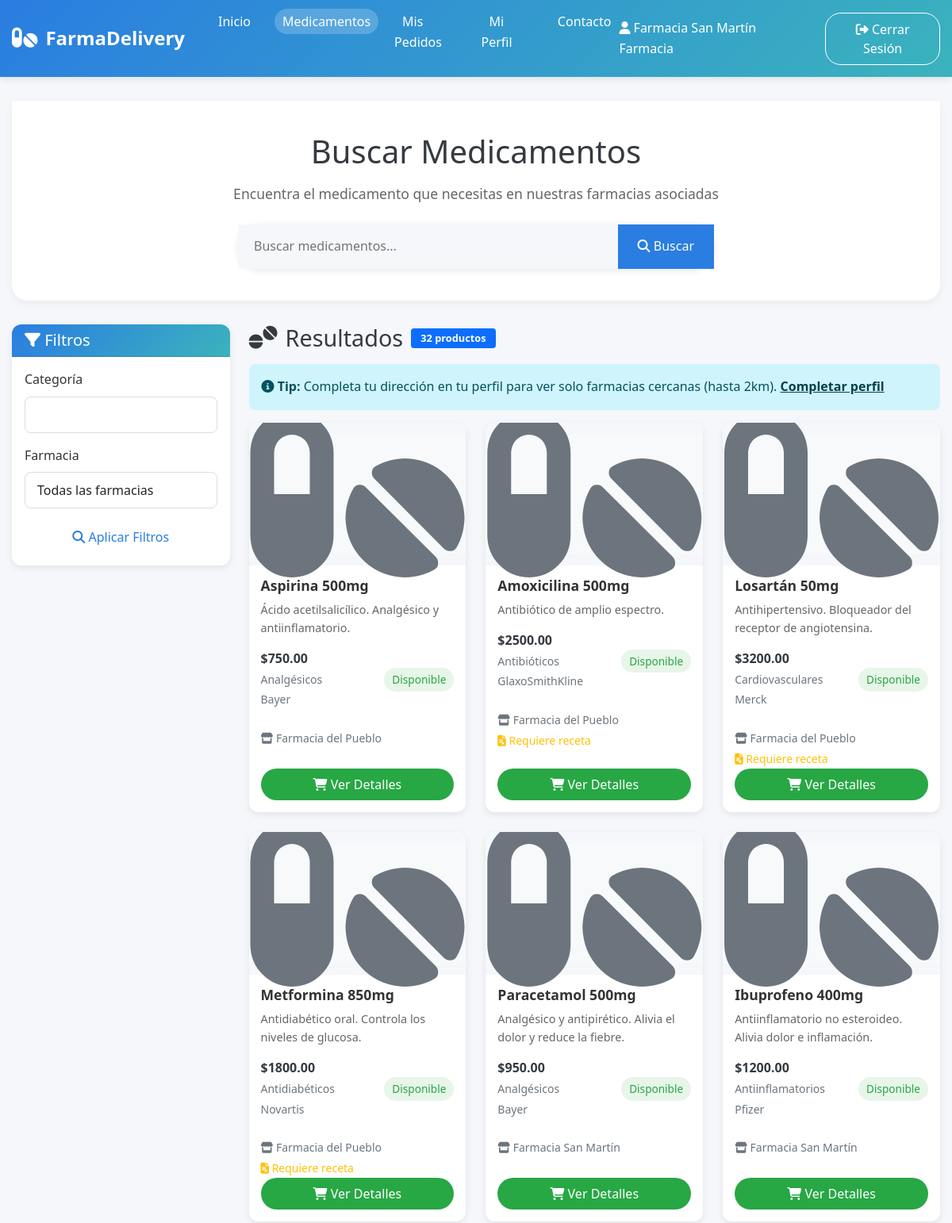
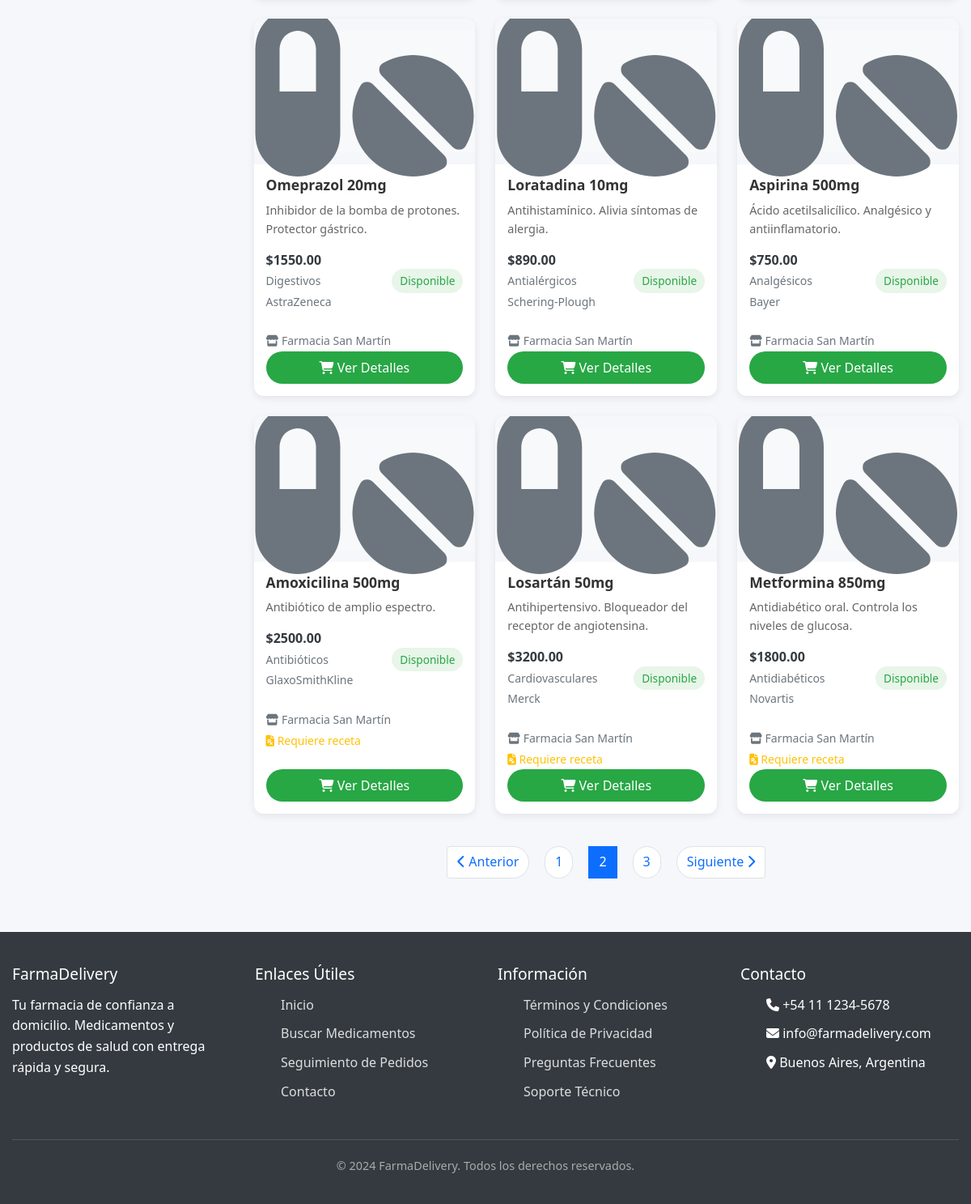
/buscar/?page=2 (signed in), run on the app's committed database (2 pictures, top to bottom).
### core/models.py (models this page shows, shortened)
class Producto(models.Model):
    nombre = models.CharField(max_length=200)
    descripcion = models.TextField(blank=True)
    imagen = models.ImageField(upload_to='productos/', null=True, blank=True, verbose_name="Imagen del Producto")
    precio_base = models.DecimalField(max_digits=10, decimal_places=2)
    codigo_barras = models.CharField(max_length=50, unique=True, blank=True)
    categoria = models.CharField(max_length=100, blank=True)
    laboratorio = models.CharField(max_length=100, blank=True)
    requiere_receta = models.BooleanField(default=False)
    stock_disponible = models.PositiveIntegerField(default=0)
    farmacia = models.ForeignKey(Farmacia, on_delete=models.CASCADE, related_name='productos')
    activo = models.BooleanField(default=True)
    fecha_creacion = models.DateTimeField(auto_now_add=True)
    class Meta:
        verbose_name = 'Producto'
        verbose_name_plural = 'Productos'

class Farmacia(models.Model):
    user = models.OneToOneField(User, on_delete=models.CASCADE, related_name='farmacia')
    nombre = models.CharField(max_length=100)
    direccion = models.ForeignKey(Direccion, on_delete=models.CASCADE)
    matricula = models.CharField(max_length=20, unique=True)
    cuit = models.CharField(
        max_length=13,
        unique=True,
        validators=[
            MinLengthValidator(11),
            RegexValidator(r'^\d+$', 'El CUIT debe contener solo números')
        ]
    )
    obras_sociales_aceptadas = models.ManyToManyField(ObraSocial, blank=True, related_name='farmacias')
    telefono = models.CharField(max_length=20)
    email_contacto = models.EmailField()
    horario_apertura = models.TimeField()
    horario_cierre = models.TimeField()
    activa = models.BooleanField(default=True)
    rol = models.CharField(max_length=20, choices=Rol.choices, default=Rol.FARMACIA)
    class Meta:
        verbose_name = 'Farmacia'
        verbose_name_plural = 'Farmacias'

### core/views.py (the view)
# urls.py: path('buscar/', views.buscar_productos, name='buscar_productos'),
@login_required
def buscar_productos(request):
    form = BusquedaProductoForm(request.GET)
    productos = Producto.objects.filter(activo=True)
    try:
        cliente = Cliente.objects.get(user=request.user)
        direccion_cliente = cliente.direccion
    except Cliente.DoesNotExist:
        direccion_cliente = None
    if form.is_valid():
        busqueda = form.cleaned_data.get('busqueda')
        categoria = form.cleaned_data.get('categoria')
        farmacia = form.cleaned_data.get('farmacia')
        if busqueda:
            productos = productos.filter(nombre__icontains=busqueda)
        if categoria:
            productos = productos.filter(categoria__icontains=categoria)
        if farmacia:
            productos = productos.filter(farmacia=farmacia)
    productos_cercanos = []
    if direccion_cliente and direccion_cliente.latitud and direccion_cliente.longitud:
        farmacias_cercanas = Farmacia.farmacias_cercanas(direccion_cliente, radio_km=2)
        farmacias_ids = [f['farmacia'].id for f in farmacias_cercanas]
        productos = productos.filter(farmacia_id__in=farmacias_ids)
        for producto in productos:
            distancia = producto.farmacia.distancia_a_cliente(direccion_cliente)
            productos_cercanos.append({
                'producto': producto,
                'distancia': round(distancia, 2) if distancia else None
            })
    else:
        productos_cercanos = [{'producto': p, 'distancia': None} for p in productos]
    paginator = Paginator(productos_cercanos, 12)
    page_number = request.GET.get('page')
    page_obj = paginator.get_page(page_number)
    context = {
        'form': form,
        'productos': page_obj,
        'total_resultados': len(productos_cercanos),
        'direccion_cliente': direccion_cliente,
        'filtro_distancia': direccion_cliente and direccion_cliente.latitud and direccion_cliente.longitud,
    }
    return render(request, 'core/buscar_productos.html', context)

### core/templates/core/buscar_productos.html (shortened to what this page needs)
{% extends 'core/base.html' %}
{% load static %}
{% block content %}
<section class="hero">
    <h1>Buscar Medicamentos</h1>
    <p>Encuentra el medicamento que necesitas en nuestras farmacias asociadas</p>
    <form method="get" action="{% url 'buscar_productos' %}" class="search-bar" style="position: relative;">
        <input type="text"
               name="busqueda"
               placeholder="Buscar medicamentos..."
               value="{{ form.busqueda.value|default:'' }}"
               id="busqueda-medicamento"
               autocomplete="off">
        <button type="submit"><i class="fas fa-search"></i> Buscar</button>
    </form>
</section>
<div class="row">
    <div class="col-md-3">
        <div class="card">
            <div class="card-header">
                <h5 class="mb-0"><i class="fas fa-filter"></i> Filtros</h5>
            </div>
            <div class="card-body">
                <form method="get">
                    <div class="mb-3">
                        <label for="categoria" class="form-label">Categoría</label>
                        <input type="text" class="form-control" name="categoria" value="{{ form.categoria.value|default:'' }}">
                    </div>
                    <div class="mb-3">
                        <label for="farmacia" class="form-label">Farmacia</label>
                        <select class="form-control" name="farmacia">
                            <option value="">Todas las farmacias</option>
                        </select>
                    </div>
                    <button type="submit" class="btn btn-primary w-100">
                        <i class="fas fa-search"></i> Aplicar Filtros
                    </button>
                </form>
            </div>
        </div>
    </div>
    <div class="col-md-9">
        <div class="d-flex justify-content-between align-items-center mb-3">
            <h2 class="section-title mb-0">
                <i class="fas fa-tablets"></i> Resultados
                {% if total_resultados %}
                <span class="badge bg-primary">{{ total_resultados }} productos</span>
                {% endif %}
            </h2>
        </div>
        {% if not filtro_distancia %}
        <div class="alert alert-info">
            <i class="fas fa-info-circle"></i>
            <strong>Tip:</strong> Completa tu dirección en tu perfil para ver solo farmacias cercanas (hasta 2km).
            <a href="{% url 'perfil_cliente' %}" class="alert-link">Completar perfil</a>
        </div>
        {% endif %}
        {% if productos %}
        <div class="products-grid">
            {% for item in productos %}
            <div class="product-card">
                <div class="product-image">
                    {% if item.producto.imagen %}
                        <img src="{{ item.producto.imagen.url }}" alt="{{ item.producto.nombre }}" style="width: 100%; height: 150px; object-fit: cover;">
                    {% else %}
                        <div style="width: 100%; height: 150px; display: flex; align-items: center; justify-content: center; background-color: #f8f9fa;">
                            <i class="fas fa-pills fa-5x text-secondary"></i>
                        </div>
                    {% endif %}
                </div>
                <div class="product-info">
                    <h3 class="product-title">{{ item.producto.nombre }}</h3>
                    <p class="product-description">{{ item.producto.descripcion|truncatewords:15 }}</p>
                    <div class="product-meta">
                        <div>
                            <span class="product-price">${{ item.producto.precio_base }}</span>
                            {% if item.producto.categoria %}
                            <br><small class="text-muted">{{ item.producto.categoria }}</small>
                            {% endif %}
                            {% if item.producto.laboratorio %}
                            <br><small class="text-muted">{{ item.producto.laboratorio }}</small>
                            {% endif %}
                        </div>
                        <span class="stock-status {% if item.producto.stock_disponible > 10 %}in-stock{% elif item.producto.stock_disponible > 0 %}low-stock{% else %}no-stock{% endif %}">
                            {% if item.producto.stock_disponible > 10 %}Disponible{% elif item.producto.stock_disponible > 0 %}Poco Stock{% else %}Sin Stock{% endif %}
                        </span>
                    </div>
                    <div class="mt-2">
                        <small class="text-muted">
                            <i class="fas fa-store"></i> {{ item.producto.farmacia.nombre }}
                        </small>
                        {% if item.producto.requiere_receta %}
                        <br><small class="text-warning">
                            <i class="fas fa-file-prescription"></i> Requiere receta
                        </small>
                        {% endif %}
                    </div>
                    {% if item.producto.stock_disponible > 0 %}
                    <a href="{% url 'detalle_producto' item.producto.id %}" class="btn btn-success w-100 mt-2 mt-auto">
                        <i class="fas fa-shopping-cart"></i> Ver Detalles
                    </a>
                    {% else %}
                    <button class="btn btn-secondary w-100 mt-2 mt-auto" disabled>
                        <i class="fas fa-times"></i> Sin Stock
                    </button>
                    {% endif %}
                </div>
            </div>
            {% endfor %}
        </div>
        {% if productos.has_other_pages %}
        <nav aria-label="Paginación de productos">
            <ul class="pagination justify-content-center">
                {% if productos.has_previous %}
                <li class="page-item">
                    <a class="page-link" href="?page={{ productos.previous_page_number }}">
                        <i class="fas fa-chevron-left"></i> Anterior
                    </a>
                </li>
                {% endif %}
                {% for num in productos.paginator.page_range %}
                {% if productos.number == num %}
                <li class="page-item active">
                    <span class="page-link">{{ num }}</span>
                </li>
                {% elif num > productos.number|add:'-3' and num < productos.number|add:'3' %}
                <li class="page-item">
                    <a class="page-link" href="?page={{ num }}">{{ num }}</a>
                </li>
                {% endif %}
                {% endfor %}
                {% if productos.has_next %}
                <li class="page-item">
                    <a class="page-link" href="?page={{ productos.next_page_number }}">
                        Siguiente <i class="fas fa-chevron-right"></i>
                    </a>
                </li>
                {% endif %}
            </ul>
        </nav>
        {% endif %}
        {% endif %}
    </div>
</div>
{% endblock %}

### core/templates/core/base.html (shortened to what this page needs)
<!DOCTYPE html>
<html lang="es">
<head>
    <link rel="stylesheet" href="https://cdnjs.cloudflare.com/ajax/libs/font-awesome/6.4.0/css/all.min.css">
    <link href="https://cdn.jsdelivr.net/npm/bootstrap@5.1.3/dist/css/bootstrap.min.css" rel="stylesheet">
</head>
<body>
    <header>
        <div class="container">
            <div class="header-content">
                <div class="logo">
                    <i class="fas fa-pills"></i>
                    <span>FarmaDelivery</span>
                </div>
                <nav>
                    <ul>
                        <li><a href="{% url 'home' %}" {% if request.resolver_match.url_name == 'home' %}class="active"{% endif %}>Inicio</a></li>
                        <li><a href="{% url 'buscar_productos' %}" {% if request.resolver_match.url_name == 'buscar_productos' %}class="active"{% endif %}>Medicamentos</a></li>
                        <li><a href="{% url 'seguimiento_pedidos' %}" {% if request.resolver_match.url_name == 'seguimiento_pedidos' %}class="active"{% endif %}>Mis Pedidos</a></li>
                        <li><a href="{% url 'perfil_cliente' %}" {% if request.resolver_match.url_name == 'perfil_cliente' %}class="active"{% endif %}>Mi Perfil</a></li>
                        <li><a href="{% url 'contacto' %}" {% if request.resolver_match.url_name == 'contacto' %}class="active"{% endif %}>Contacto</a></li>
                    </ul>
                </nav>
                <div class="user-actions">
                    <span class="text-white me-3">
                        <i class="fas fa-user"></i> {{ user.get_full_name|default:user.username }}
                    </span>
                    <form method="post" action="{% url 'logout' %}" style="display: inline;">
                        <button type="submit" class="btn btn-outline">
                            <i class="fas fa-sign-out-alt"></i> Cerrar Sesión
                        </button>
                    </form>
                </div>
            </div>
        </div>
    </header>
    <main class="container" style="margin-top: 30px;">
        {% block content %}{% endblock %}
    </main>
    <footer>
        <div class="container">
            <div class="footer-content">
                <div class="footer-section">
                    <h3>FarmaDelivery</h3>
                    <p>Tu farmacia de confianza a domicilio. Medicamentos y productos de salud con entrega rápida y segura.</p>
                </div>
                <div class="footer-section">
                    <h3>Enlaces Útiles</h3>
                    <ul>
                        <li><a href="{% url 'home' %}">Inicio</a></li>
                        <li><a href="{% url 'buscar_productos' %}">Buscar Medicamentos</a></li>
                        <li><a href="{% url 'seguimiento_pedidos' %}">Seguimiento de Pedidos</a></li>
                        <li><a href="{% url 'contacto' %}">Contacto</a></li>
                    </ul>
                </div>
                <div class="footer-section">
                    <h3>Información</h3>
                    <ul>
                        <li><a href="#">Términos y Condiciones</a></li>
                        <li><a href="#">Política de Privacidad</a></li>
                        <li><a href="#">Preguntas Frecuentes</a></li>
                        <li><a href="#">Soporte Técnico</a></li>
                    </ul>
                </div>
                <div class="footer-section">
                    <h3>Contacto</h3>
                    <ul>
                        <li><i class="fas fa-phone"></i> +54 11 1234-5678</li>
                        <li><i class="fas fa-envelope"></i> info@farmadelivery.com</li>
                        <li><i class="fas fa-map-marker-alt"></i> Buenos Aires, Argentina</li>
                    </ul>
                </div>
            </div>
            <div class="copyright">
                <p>&copy; 2024 FarmaDelivery. Todos los derechos reservados.</p>
            </div>
        </div>
    </footer>
</body>
</html>

### data on the page
Producto: producto.nombre "Aspirina 500mg", producto.descripcion "Ácido acetilsalicílico. Analgésico y antiinflamatorio.", producto.precio_base "750.00", producto.categoria "Analgésicos", producto.laboratorio "Bayer", stock_disponible "Disponible", producto.farmacia.nombre "Farmacia del Pueblo"
Producto: producto.nombre "Amoxicilina 500mg", producto.descripcion "Antibiótico de amplio espectro.", producto.precio_base "2500.00", producto.categoria "Antibióticos", producto.laboratorio "GlaxoSmithKline", stock_disponible "Disponible", producto.farmacia.nombre "Farmacia del Pueblo", requiere_receta True (drawn)
Producto: producto.nombre "Losartán 50mg", producto.descripcion "Antihipertensivo. Bloqueador del receptor de angiotensina.", producto.precio_base "3200.00", producto.categoria "Cardiovasculares", producto.laboratorio "Merck", stock_disponible "Disponible", producto.farmacia.nombre "Farmacia del Pueblo", requiere_receta True (drawn)
Producto: producto.nombre "Metformina 850mg", producto.descripcion "Antidiabético oral. Controla los niveles de glucosa.", producto.precio_base "1800.00", producto.categoria "Antidiabéticos", producto.laboratorio "Novartis", stock_disponible "Disponible", producto.farmacia.nombre "Farmacia del Pueblo", requiere_receta True (drawn)
Producto: producto.nombre "Paracetamol 500mg", producto.descripcion "Analgésico y antipirético. Alivia el dolor y reduce la fiebre.", producto.precio_base "950.00", producto.categoria "Analgésicos", producto.laboratorio "Bayer", stock_disponible "Disponible", producto.farmacia.nombre "Farmacia San Martín"
Producto: producto.nombre "Ibuprofeno 400mg", producto.descripcion "Antiinflamatorio no esteroideo. Alivia dolor e inflamación.", producto.precio_base "1200.00", producto.categoria "Antiinflamatorios", producto.laboratorio "Pfizer", stock_disponible "Disponible", producto.farmacia.nombre "Farmacia San Martín"
Producto: producto.nombre "Omeprazol 20mg", producto.descripcion "Inhibidor de la bomba de protones. Protector gástrico.", producto.precio_base "1550.00", producto.categoria "Digestivos", producto.laboratorio "AstraZeneca", stock_disponible "Disponible", producto.farmacia.nombre "Farmacia San Martín"
Producto: producto.nombre "Loratadina 10mg", producto.descripcion "Antihistamínico. Alivia síntomas de alergia.", producto.precio_base "890.00", producto.categoria "Antialérgicos", producto.laboratorio "Schering-Plough", stock_disponible "Disponible", producto.farmacia.nombre "Farmacia San Martín"
Producto: producto.nombre "Aspirina 500mg", producto.descripcion "Ácido acetilsalicílico. Analgésico y antiinflamatorio.", producto.precio_base "750.00", producto.categoria "Analgésicos", producto.laboratorio "Bayer", stock_disponible "Disponible", producto.farmacia.nombre "Farmacia San Martín"
Producto: producto.nombre "Amoxicilina 500mg", producto.descripcion "Antibiótico de amplio espectro.", producto.precio_base "2500.00", producto.categoria "Antibióticos", producto.laboratorio "GlaxoSmithKline", stock_disponible "Disponible", producto.farmacia.nombre "Farmacia San Martín", requiere_receta True (drawn)
Producto: producto.nombre "Losartán 50mg", producto.descripcion "Antihipertensivo. Bloqueador del receptor de angiotensina.", producto.precio_base "3200.00", producto.categoria "Cardiovasculares", producto.laboratorio "Merck", stock_disponible "Disponible", producto.farmacia.nombre "Farmacia San Martín", requiere_receta True (drawn)
Producto: producto.nombre "Metformina 850mg", producto.descripcion "Antidiabético oral. Controla los niveles de glucosa.", producto.precio_base "1800.00", producto.categoria "Antidiabéticos", producto.laboratorio "Novartis", stock_disponible "Disponible", producto.farmacia.nombre "Farmacia San Martín", requiere_receta True (drawn)

### other printed values
{{ user.get_full_name|default:user.username }} "Farmacia San Martín Farmacia"
{{ total_resultados }} "32"
{{ num }} "1" "3"
{{ num }} "2"
